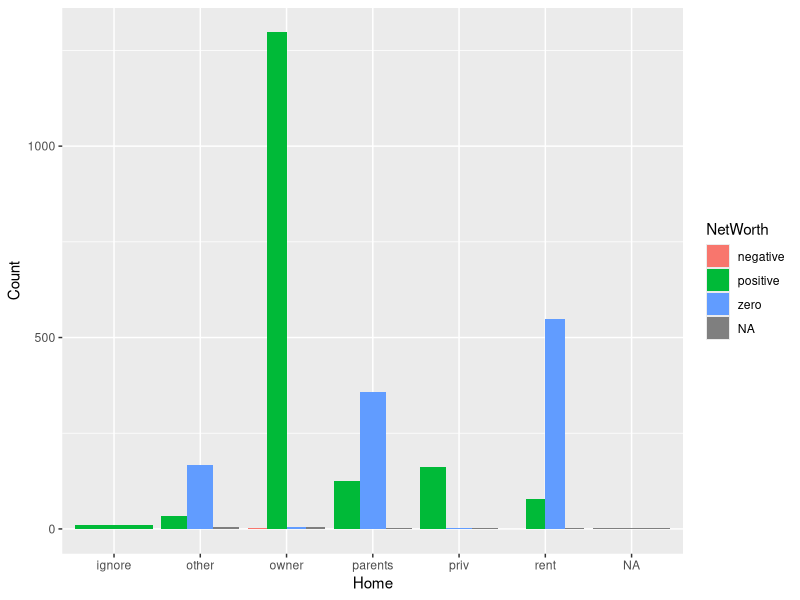
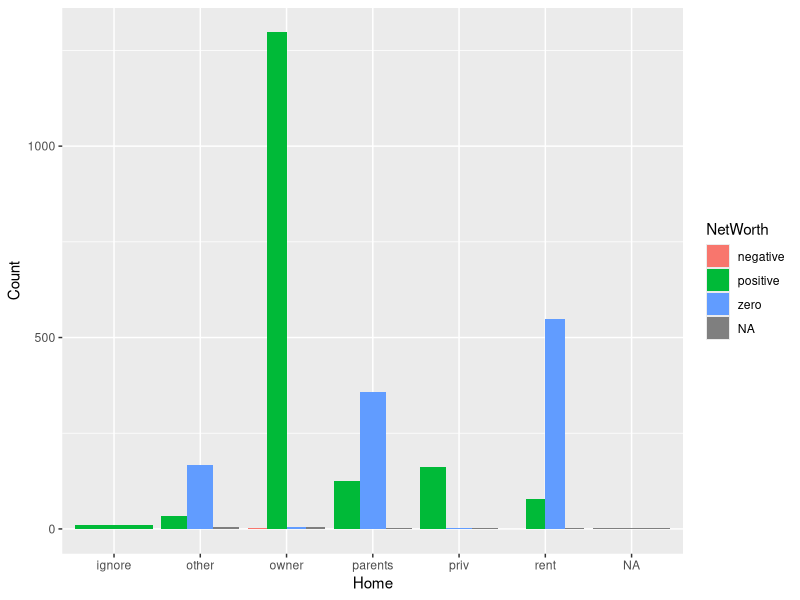

Recreate these plots in R, in order.
## ---- chunk 1
library(dplyr)
library(readr)
customers <- read_csv("credit_data.csv")
customers
## ---- chunk 2
customers %>%
  select(id, Status, Time, Amount, Price)
## ---- chunk 3
select(customers, id, Status, Time, Amount, Price)
## ---- chunk 4
customers %>% 
  select(id:Marital)
## ---- chunk 5
customers %>% 
  select(1:5)
## ---- chunk 6
customers %>% 
  select(-Records)
## ---- chunk 7
customers %>% 
  select(id:Job, Amount, -Records)
## ---- chunk 8
customers %>% 
  select(starts_with("A"))
## ---- chunk 9
customers %>% 
  filter(Home == "owner")
## ---- chunk 10
customers %>% 
  filter(Job != "fixed")
## ---- chunk 11
customers %>% 
  filter(Home == "owner",
         Job != "fixed")

# is the same as

customers %>% 
  filter(Home == "owner" & Job != "fixed")
## ---- chunk 12
customers %>% 
  filter(Home == "rent" | Home == "parents")
## ---- chunk 13
customers %>% 
  filter(Home %in% c("rent", "parents"))
## ---- chunk 14
customers %>% 
  arrange(Amount)
## ---- chunk 15
customers %>% 
  arrange(desc(Amount))
## ---- chunk 16
customers %>% 
  arrange(Income, Assets, Debt)
## ---- chunk 17
customers %>% 
  arrange(desc(Amount)) %>% 
  slice(1:5)
## ---- chunk 18
customers %>% 
  mutate(DownPayment = Price - Amount)
## ---- chunk 19
customers %>% 
  mutate(Expenses = Expenses * 10,
         Income = Income * 10)
## ---- chunk 20
# customers$NetWorth <- ifelse(customers$Assets > customers$Debt, "positive",
#                              ifelse(customers$Assets < customers$Debt, "negative",
#                                     "zero"))
## ---- chunk 21
customers %>% 
  mutate(NetWorth = case_when(Assets > Debt ~ "positive",
                              Assets < Debt ~ "negative",
                              Assets == Debt ~ "zero"))
## ---- chunk 22
customers %>% 
  mutate(AmountPct = percent_rank(Amount))
## ---- chunk 23
customers %>% 
  mutate_at(vars(Expenses:Price), log)
## ---- chunk 24
x10 <- function(x) x*10
customers %>% 
  mutate_if(is.numeric, x10)
## ---- chunk 25
customers %>% 
  summarize(AvgAmount = mean(Amount))
## ---- chunk 26
customers %>% 
  group_by(Job) %>% 
  summarize(AvgAmount = mean(Amount),
            n = n())
## ---- chunk 27
customers %>% 
  group_by(Job, Marital) %>% 
  summarize(AvgAmount = mean(Amount),
            n = n())
## ---- chunk 28
customers %>% 
  group_by(Job) %>% 
  mutate(SDJobAmt = sd(Amount))
## ---- chunk 29
customers %>% 
  select(-Records) %>%
  filter(Job == "fixed") %>% 
  select(id, Age, Marital, Home, Job, Seniority, Expenses, Income, Assets, Debt, Amount, Time, Price, Status) %>% 
  arrange(desc(Amount)) %>% 
  mutate(NetWorth = case_when(Assets > Debt ~ "positive",
                              Assets < Debt ~ "negative",
                              Assets == Debt ~ "zero")) %>% 
  group_by(Home, NetWorth) %>% 
  summarize(Count = n())
## ---- chunk 30
library(ggplot2)

customers %>% 
  select(-Records) %>%
  filter(Job == "fixed") %>% 
  select(id, Age, Marital, Home, Job, Seniority, Expenses, Income, Assets, Debt, Amount, Time, Price, Status) %>% 
  arrange(desc(Amount)) %>% 
  mutate(NetWorth = case_when(Assets > Debt ~ "positive",
                              Assets < Debt ~ "negative",
                              Assets == Debt ~ "zero")) %>% 
  group_by(Home, NetWorth) %>% 
  summarize(Count = n()) %>% 
ggplot(aes(x = Home, fill = NetWorth, y = Count)) +
  geom_bar(position = "dodge", stat = "identity")
## ---- chunk 31
customers_plot <- customers %>% 
  select(-Records) %>%
  filter(Job == "fixed") %>% 
  select(id, Age, Marital, Home, Job, Seniority, Expenses, Income, Assets, Debt, Amount, Time, Price, Status) %>% 
  arrange(desc(Amount)) %>% 
  mutate(NetWorth = case_when(Assets > Debt ~ "positive",
                              Assets < Debt ~ "negative",
                              Assets == Debt ~ "zero")) %>% 
  group_by(Home, NetWorth) %>% 
  summarize(Count = n()) 

ggplot(customers_plot, aes(x = Home, fill = NetWorth, y = Count)) +
  geom_bar(position = "dodge", stat = "identity")
